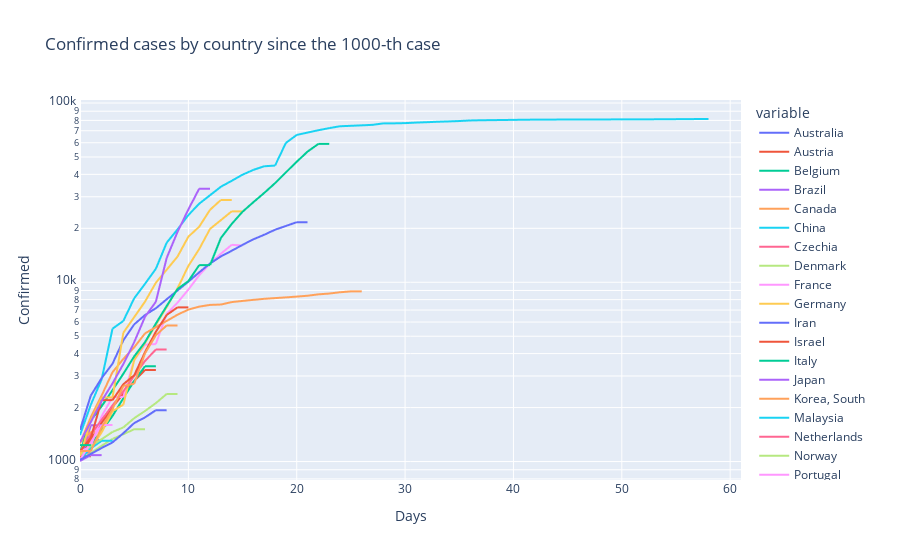

Source (notebook cell):
### Markdown cell above
## By country since X-th case

### Code cell
EPSILON = 1000

# Get first date with more than EPSILON confirmed
_a = (confirmed_df.fillna(0.0).ge(EPSILON)) 
dates_epsilon_ss = _a.loc[:, _a.any().values].idxmax()

rebalanced_df = pd.DataFrame(index = range(len(confirmed_df.index)))

for country in dates_epsilon_ss.index:
    
    # Get date since threshold is surpassed
    _date = dates_epsilon_ss.loc[country]
    
    # Get confirmed since that date
    _series = pd.Series(confirmed_df.loc[_date:, country].values)
    _series = _series.reindex(rebalanced_df.index)
    
    # Save
    rebalanced_df.loc[:, country] = _series

# Long format
rebalanced_df.index.name = 'Days'
rebalanced_df = rebalanced_df.reset_index()

rebalanced_df = rebalanced_df.melt(id_vars    = 'Days', 
                                   value_name = 'Confirmed')

px.line(rebalanced_df, x = 'Days', y = 'Confirmed', color = 'variable', 
        log_y=True, title = f'Confirmed cases by country since the {EPSILON}-th case')

### Figure 1 — Plotly figure (JSON) as saved in the notebook; plotly's stock layout.template omitted (floating-point values rounded to 4 significant figures)
{"data": [{"hoverlabel": {"namelength": 0}, "hovertemplate": "variable=Australia<br>Days=%{x}<br>Confirmed=%{y}", "legendgroup": "Australia", "line": {"color": "#636efa", "dash": "solid"}, "mode": "lines", "name": "Australia", "showlegend": true, "type": "scattergl", "x": [0, 1, 2, 3, 4, 5, 6, 7, 8, 9, 10, 11, 12, 13, 14, 15, 16, 17, 18, 19, 20, 21, 22, 23, 24, 25, 26, 27, 28, 29, 30, 31, 32, 33, 34, 35, 36, 37, 38, 39, 40, 41, 42, 43, 44, 45, 46, 47, 48, 49, 50, 51, 52, 53, 54, 55, 56, 57, 58, 59, 60, 61], "xaxis": "x", "y": [1071, 1314, 1314, null, null, null, null, null, null, null, null, null, null, null, null, null, null, null, null, null, null, null, null, null, null, null, null, null, null, null, null, null, null, null, null, null, null, null, null, null, null, null, null, null, null, null, null, null, null, null, null, null, null, null, null, null, null, null, null, null, null, null], "yaxis": "y"}, {"hoverlabel": {"namelength": 0}, "hovertemplate": "variable=Austria<br>Days=%{x}<br>Confirmed=%{y}", "legendgroup": "Austria", "line": {"color": "#EF553B", "dash": "solid"}, "mode": "lines", "name": "Austria", "showlegend": true, "type": "scattergl", "x": [0, 1, 2, 3, 4, 5, 6, 7, 8, 9, 10, 11, 12, 13, 14, 15, 16, 17, 18, 19, 20, 21, 22, 23, 24, 25, 26, 27, 28, 29, 30, 31, 32, 33, 34, 35, 36, 37, 38, 39, 40, 41, 42, 43, 44, 45, 46, 47, 48, 49, 50, 51, 52, 53, 54, 55, 56, 57, 58, 59, 60, 61], "xaxis": "x", "y": [1018, 1332, 1646, 2013, 2388, 2814, 3244, 3244, null, null, null, null, null, null, null, null, null, null, null, null, null, null, null, null, null, null, null, null, null, null, null, null, null, null, null, null, null, null, null, null, null, null, null, null, null, null, null, null, null, null, null, null, null, null, null, null, null, null, null, null, null, null], "yaxis": "y"}, {"hoverlabel": {"namelength": 0}, "hovertemplate": "variable=Belgium<br>Days=%{x}<br>Confirmed=%{y}", "legendgroup": "Belgium", "line": {"color": "#00cc96", "dash": "solid"}, "mode": "lines", "name": "Belgium", "showlegend": true, "type": "scattergl", "x": [0, 1, 2, 3, 4, 5, 6, 7, 8, 9, 10, 11, 12, 13, 14, 15, 16, 17, 18, 19, 20, 21, 22, 23, 24, 25, 26, 27, 28, 29, 30, 31, 32, 33, 34, 35, 36, 37, 38, 39, 40, 41, 42, 43, 44, 45, 46, 47, 48, 49, 50, 51, 52, 53, 54, 55, 56, 57, 58, 59, 60, 61], "xaxis": "x", "y": [1058, 1243, 1486, 1795, 2257, 2815, 3401, 3401, null, null, null, null, null, null, null, null, null, null, null, null, null, null, null, null, null, null, null, null, null, null, null, null, null, null, null, null, null, null, null, null, null, null, null, null, null, null, null, null, null, null, null, null, null, null, null, null, null, null, null, null, null, null], "yaxis": "y"}, {"hoverlabel": {"namelength": 0}, "hovertemplate": "variable=Brazil<br>Days=%{x}<br>Confirmed=%{y}", "legendgroup": "Brazil", "line": {"color": "#ab63fa", "dash": "solid"}, "mode": "lines", "name": "Brazil", "showlegend": true, "type": "scattergl", "x": [0, 1, 2, 3, 4, 5, 6, 7, 8, 9, 10, 11, 12, 13, 14, 15, 16, 17, 18, 19, 20, 21, 22, 23, 24, 25, 26, 27, 28, 29, 30, 31, 32, 33, 34, 35, 36, 37, 38, 39, 40, 41, 42, 43, 44, 45, 46, 47, 48, 49, 50, 51, 52, 53, 54, 55, 56, 57, 58, 59, 60, 61], "xaxis": "x", "y": [1021, 1593, 1593, null, null, null, null, null, null, null, null, null, null, null, null, null, null, null, null, null, null, null, null, null, null, null, null, null, null, null, null, null, null, null, null, null, null, null, null, null, null, null, null, null, null, null, null, null, null, null, null, null, null, null, null, null, null, null, null, null, null, null], "yaxis": "y"}, {"hoverlabel": {"namelength": 0}, "hovertemplate": "variable=Canada<br>Days=%{x}<br>Confirmed=%{y}", "legendgroup": "Canada", "line": {"color": "#FFA15A", "dash": "solid"}, "mode": "lines", "name": "Canada", "showlegend": true, "type": "scattergl", "x": [0, 1, 2, 3, 4, 5, 6, 7, 8, 9, 10, 11, 12, 13, 14, 15, 16, 17, 18, 19, 20, 21, 22, 23, 24, 25, 26, 27, 28, 29, 30, 31, 32, 33, 34, 35, 36, 37, 38, 39, 40, 41, 42, 43, 44, 45, 46, 47, 48, 49, 50, 51, 52, 53, 54, 55, 56, 57, 58, 59, 60, 61], "xaxis": "x", "y": [1278, 1465, 1470, null, null, null, null, null, null, null, null, null, null, null, null, null, null, null, null, null, null, null, null, null, null, null, null, null, null, null, null, null, null, null, null, null, null, null, null, null, null, null, null, null, null, null, null, null, null, null, null, null, null, null, null, null, null, null, null, null, null, null], "yaxis": "y"}, {"hoverlabel": {"namelength": 0}, "hovertemplate": "variable=China<br>Days=%{x}<br>Confirmed=%{y}", "legendgroup": "China", "line": {"color": "#19d3f3", "dash": "solid"}, "mode": "lines", "name": "China", "showlegend": true, "type": "scattergl", "x": [0, 1, 2, 3, 4, 5, 6, 7, 8, 9, 10, 11, 12, 13, 14, 15, 16, 17, 18, 19, 20, 21, 22, 23, 24, 25, 26, 27, 28, 29, 30, 31, 32, 33, 34, 35, 36, 37, 38, 39, 40, 41, 42, 43, 44, 45, 46, 47, 48, 49, 50, 51, 52, 53, 54, 55, 56, 57, 58, 59, 60, 61], "xaxis": "x", "y": [1406, 2075, 2877, 5509, 6087, 8141, 9802, 11891, 16630, 19716, 23707, 27440, 30587, 34110, 36814, 39829, 42354, 44386, 44759, 59895, 66358, 68413, 70513, 72434, 74211, 74619, 75077, 75550, 77001, 77022, 77241, 77754, 78166, 78600, 78928, 79356, 79932, 80136, 80261, 80386, 80537, 80690, 80770, 80823, 80860, 80887, 80921, 80932, 80945, 80977, 81003, 81033, 81058, 81102, 81156, 81250, 81305, 81397, 81439, null, null, null], "yaxis": "y"}, {"hoverlabel": {"namelength": 0}, "hovertemplate": "variable=Czechia<br>Days=%{x}<br>Confirmed=%{y}", "legendgroup": "Czechia", "line": {"color": "#FF6692", "dash": "solid"}, "mode": "lines", "name": "Czechia", "showlegend": true, "type": "scattergl", "x": [0, 1, 2, 3, 4, 5, 6, 7, 8, 9, 10, 11, 12, 13, 14, 15, 16, 17, 18, 19, 20, 21, 22, 23, 24, 25, 26, 27, 28, 29, 30, 31, 32, 33, 34, 35, 36, 37, 38, 39, 40, 41, 42, 43, 44, 45, 46, 47, 48, 49, 50, 51, 52, 53, 54, 55, 56, 57, 58, 59, 60, 61], "xaxis": "x", "y": [1120, 1120, null, null, null, null, null, null, null, null, null, null, null, null, null, null, null, null, null, null, null, null, null, null, null, null, null, null, null, null, null, null, null, null, null, null, null, null, null, null, null, null, null, null, null, null, null, null, null, null, null, null, null, null, null, null, null, null, null, null, null, null], "yaxis": "y"}, {"hoverlabel": {"namelength": 0}, "hovertemplate": "variable=Denmark<br>Days=%{x}<br>Confirmed=%{y}", "legendgroup": "Denmark", "line": {"color": "#B6E880", "dash": "solid"}, "mode": "lines", "name": "Denmark", "showlegend": true, "type": "scattergl", "x": [0, 1, 2, 3, 4, 5, 6, 7, 8, 9, 10, 11, 12, 13, 14, 15, 16, 17, 18, 19, 20, 21, 22, 23, 24, 25, 26, 27, 28, 29, 30, 31, 32, 33, 34, 35, 36, 37, 38, 39, 40, 41, 42, 43, 44, 45, 46, 47, 48, 49, 50, 51, 52, 53, 54, 55, 56, 57, 58, 59, 60, 61], "xaxis": "x", "y": [1025, 1116, 1225, 1337, 1420, 1514, 1514, null, null, null, null, null, null, null, null, null, null, null, null, null, null, null, null, null, null, null, null, null, null, null, null, null, null, null, null, null, null, null, null, null, null, null, null, null, null, null, null, null, null, null, null, null, null, null, null, null, null, null, null, null, null, null], "yaxis": "y"}, {"hoverlabel": {"namelength": 0}, "hovertemplate": "variable=France<br>Days=%{x}<br>Confirmed=%{y}", "legendgroup": "France", "line": {"color": "#FF97FF", "dash": "solid"}, "mode": "lines", "name": "France", "showlegend": true, "type": "scattergl", "x": [0, 1, 2, 3, 4, 5, 6, 7, 8, 9, 10, 11, 12, 13, 14, 15, 16, 17, 18, 19, 20, 21, 22, 23, 24, 25, 26, 27, 28, 29, 30, 31, 32, 33, 34, 35, 36, 37, 38, 39, 40, 41, 42, 43, 44, 45, 46, 47, 48, 49, 50, 51, 52, 53, 54, 55, 56, 57, 58, 59, 60, 61], "xaxis": "x", "y": [1134, 1217, 1792, 2290, 2290, 3678, 4487, 4523, 6668, 7699, 9105, 10947, 12726, 14431, 16176, 16044, null, null, null, null, null, null, null, null, null, null, null, null, null, null, null, null, null, null, null, null, null, null, null, null, null, null, null, null, null, null, null, null, null, null, null, null, null, null, null, null, null, null, null, null, null, null], "yaxis": "y"}, {"hoverlabel": {"namelength": 0}, "hovertemplate": "variable=Germany<br>Days=%{x}<br>Confirmed=%{y}", "legendgroup": "Germany", "line": {"color": "#FECB52", "dash": "solid"}, "mode": "lines", "name": "Germany", "showlegend": true, "type": "scattergl", "x": [0, 1, 2, 3, 4, 5, 6, 7, 8, 9, 10, 11, 12, 13, 14, 15, 16, 17, 18, 19, 20, 21, 22, 23, 24, 25, 26, 27, 28, 29, 30, 31, 32, 33, 34, 35, 36, 37, 38, 39, 40, 41, 42, 43, 44, 45, 46, 47, 48, 49, 50, 51, 52, 53, 54, 55, 56, 57, 58, 59, 60, 61], "xaxis": "x", "y": [1040, 1176, 1457, 1908, 2078, 3675, 4585, 5795, 7272, 9257, 12327, 15320, 19848, 22213, 24873, 24873, null, null, null, null, null, null, null, null, null, null, null, null, null, null, null, null, null, null, null, null, null, null, null, null, null, null, null, null, null, null, null, null, null, null, null, null, null, null, null, null, null, null, null, null, null, null], "yaxis": "y"}, {"hoverlabel": {"namelength": 0}, "hovertemplate": "variable=Iran<br>Days=%{x}<br>Confirmed=%{y}", "legendgroup": "Iran", "line": {"color": "#636efa", "dash": "solid"}, "mode": "lines", "name": "Iran", "showlegend": true, "type": "scattergl", "x": [0, 1, 2, 3, 4, 5, 6, 7, 8, 9, 10, 11, 12, 13, 14, 15, 16, 17, 18, 19, 20, 21, 22, 23, 24, 25, 26, 27, 28, 29, 30, 31, 32, 33, 34, 35, 36, 37, 38, 39, 40, 41, 42, 43, 44, 45, 46, 47, 48, 49, 50, 51, 52, 53, 54, 55, 56, 57, 58, 59, 60, 61], "xaxis": "x", "y": [1501, 2336, 2922, 3513, 4747, 5823, 6566, 7161, 8042, 9000, 10075, 11364, 12729, 13938, 14991, 16169, 17361, 18407, 19644, 20610, 21638, 21638, null, null, null, null, null, null, null, null, null, null, null, null, null, null, null, null, null, null, null, null, null, null, null, null, null, null, null, null, null, null, null, null, null, null, null, null, null, null, null, null], "yaxis": "y"}, {"hoverlabel": {"namelength": 0}, "hovertemplate": "variable=Israel<br>Days=%{x}<br>Confirmed=%{y}", "legendgroup": "Israel", "line": {"color": "#EF553B", "dash": "solid"}, "mode": "lines", "name": "Israel", "showlegend": true, "type": "scattergl", "x": [0, 1, 2, 3, 4, 5, 6, 7, 8, 9, 10, 11, 12, 13, 14, 15, 16, 17, 18, 19, 20, 21, 22, 23, 24, 25, 26, 27, 28, 29, 30, 31, 32, 33, 34, 35, 36, 37, 38, 39, 40, 41, 42, 43, 44, 45, 46, 47, 48, 49, 50, 51, 52, 53, 54, 55, 56, 57, 58, 59, 60, 61], "xaxis": "x", "y": [1071, 1071, null, null, null, null, null, null, null, null, null, null, null, null, null, null, null, null, null, null, null, null, null, null, null, null, null, null, null, null, null, null, null, null, null, null, null, null, null, null, null, null, null, null, null, null, null, null, null, null, null, null, null, null, null, null, null, null, null, null, null, null], "yaxis": "y"}, {"hoverlabel": {"namelength": 0}, "hovertemplate": "variable=Italy<br>Days=%{x}<br>Confirmed=%{y}", "legendgroup": "Italy", "line": {"color": "#00cc96", "dash": "solid"}, "mode": "lines", "name": "Italy", "showlegend": true, "type": "scattergl", "x": [0, 1, 2, 3, 4, 5, 6, 7, 8, 9, 10, 11, 12, 13, 14, 15, 16, 17, 18, 19, 20, 21, 22, 23, 24, 25, 26, 27, 28, 29, 30, 31, 32, 33, 34, 35, 36, 37, 38, 39, 40, 41, 42, 43, 44, 45, 46, 47, 48, 49, 50, 51, 52, 53, 54, 55, 56, 57, 58, 59, 60, 61], "xaxis": "x", "y": [1128, 1694, 2036, 2502, 3089, 3858, 4636, 5883, 7375, 9172, 10149, 12462, 12462, 17660, 21157, 24747, 27980, 31506, 35713, 41035, 47021, 53578, 59138, 59138, null, null, null, null, null, null, null, null, null, null, null, null, null, null, null, null, null, null, null, null, null, null, null, null, null, null, null, null, null, null, null, null, null, null, null, null, null, null], "yaxis": "y"}, {"hoverlabel": {"namelength": 0}, "hovertemplate": "variable=Japan<br>Days=%{x}<br>Confirmed=%{y}", "legendgroup": "Japan", "line": {"color": "#ab63fa", "dash": "solid"}, "mode": "lines", "name": "Japan", "showlegend": true, "type": "scattergl", "x": [0, 1, 2, 3, 4, 5, 6, 7, 8, 9, 10, 11, 12, 13, 14, 15, 16, 17, 18, 19, 20, 21, 22, 23, 24, 25, 26, 27, 28, 29, 30, 31, 32, 33, 34, 35, 36, 37, 38, 39, 40, 41, 42, 43, 44, 45, 46, 47, 48, 49, 50, 51, 52, 53, 54, 55, 56, 57, 58, 59, 60, 61], "xaxis": "x", "y": [1007, 1086, 1086, null, null, null, null, null, null, null, null, null, null, null, null, null, null, null, null, null, null, null, null, null, null, null, null, null, null, null, null, null, null, null, null, null, null, null, null, null, null, null, null, null, null, null, null, null, null, null, null, null, null, null, null, null, null, null, null, null, null, null], "yaxis": "y"}, {"hoverlabel": {"namelength": 0}, "hovertemplate": "variable=Korea, South<br>Days=%{x}<br>Confirmed=%{y}", "legendgroup": "Korea, South", "line": {"color": "#FFA15A", "dash": "solid"}, "mode": "lines", "name": "Korea, South", "showlegend": true, "type": "scattergl", "x": [0, 1, 2, 3, 4, 5, 6, 7, 8, 9, 10, 11, 12, 13, 14, 15, 16, 17, 18, 19, 20, 21, 22, 23, 24, 25, 26, 27, 28, 29, 30, 31, 32, 33, 34, 35, 36, 37, 38, 39, 40, 41, 42, 43, 44, 45, 46, 47, 48, 49, 50, 51, 52, 53, 54, 55, 56, 57, 58, 59, 60, 61], "xaxis": "x", "y": [1261, 1766, 2337, 3150, 3736, 4335, 5186, 5621, 6088, 6593, 7041, 7314, 7478, 7513, 7755, 7869, 7979, 8086, 8162, 8236, 8320, 8413, 8565, 8652, 8799, 8897, 8897, null, null, null, null, null, null, null, null, null, null, null, null, null, null, null, null, null, null, null, null, null, null, null, null, null, null, null, null, null, null, null, null, null, null, null], "yaxis": "y"}, {"hoverlabel": {"namelength": 0}, "hovertemplate": "variable=Malaysia<br>Days=%{x}<br>Confirmed=%{y}", "legendgroup": "Malaysia", "line": {"color": "#19d3f3", "dash": "solid"}, "mode": "lines", "name": "Malaysia", "showlegend": true, "type": "scattergl", "x": [0, 1, 2, 3, 4, 5, 6, 7, 8, 9, 10, 11, 12, 13, 14, 15, 16, 17, 18, 19, 20, 21, 22, 23, 24, 25, 26, 27, 28, 29, 30, 31, 32, 33, 34, 35, 36, 37, 38, 39, 40, 41, 42, 43, 44, 45, 46, 47, 48, 49, 50, 51, 52, 53, 54, 55, 56, 57, 58, 59, 60, 61], "xaxis": "x", "y": [1030, 1183, 1306, 1306, null, null, null, null, null, null, null, null, null, null, null, null, null, null, null, null, null, null, null, null, null, null, null, null, null, null, null, null, null, null, null, null, null, null, null, null, null, null, null, null, null, null, null, null, null, null, null, null, null, null, null, null, null, null, null, null, null, null], "yaxis": "y"}, {"hoverlabel": {"namelength": 0}, "hovertemplate": "variable=Netherlands<br>Days=%{x}<br>Confirmed=%{y}", "legendgroup": "Netherlands", "line": {"color": "#FF6692", "dash": "solid"}, "mode": "lines", "name": "Netherlands", "showlegend": true, "type": "scattergl", "x": [0, 1, 2, 3, 4, 5, 6, 7, 8, 9, 10, 11, 12, 13, 14, 15, 16, 17, 18, 19, 20, 21, 22, 23, 24, 25, 26, 27, 28, 29, 30, 31, 32, 33, 34, 35, 36, 37, 38, 39, 40, 41, 42, 43, 44, 45, 46, 47, 48, 49, 50, 51, 52, 53, 54, 55, 56, 57, 58, 59, 60, 61], "xaxis": "x", "y": [1138, 1416, 1711, 2058, 2467, 3003, 3640, 4216, 4216, null, null, null, null, null, null, null, null, null, null, null, null, null, null, null, null, null, null, null, null, null, null, null, null, null, null, null, null, null, null, null, null, null, null, null, null, null, null, null, null, null, null, null, null, null, null, null, null, null, null, null, null, null], "yaxis": "y"}, {"hoverlabel": {"namelength": 0}, "hovertemplate": "variable=Norway<br>Days=%{x}<br>Confirmed=%{y}", "legendgroup": "Norway", "line": {"color": "#B6E880", "dash": "solid"}, "mode": "lines", "name": "Norway", "showlegend": true, "type": "scattergl", "x": [0, 1, 2, 3, 4, 5, 6, 7, 8, 9, 10, 11, 12, 13, 14, 15, 16, 17, 18, 19, 20, 21, 22, 23, 24, 25, 26, 27, 28, 29, 30, 31, 32, 33, 34, 35, 36, 37, 38, 39, 40, 41, 42, 43, 44, 45, 46, 47, 48, 49, 50, 51, 52, 53, 54, 55, 56, 57, 58, 59, 60, 61], "xaxis": "x", "y": [1090, 1221, 1333, 1463, 1550, 1746, 1914, 2118, 2383, 2383, null, null, null, null, null, null, null, null, null, null, null, null, null, null, null, null, null, null, null, null, null, null, null, null, null, null, null, null, null, null, null, null, null, null, null, null, null, null, null, null, null, null, null, null, null, null, null, null, null, null, null, null], "yaxis": "y"}, {"hoverlabel": {"namelength": 0}, "hovertemplate": "variable=Portugal<br>Days=%{x}<br>Confirmed=%{y}", "legendgroup": "Portugal", "line": {"color": "#FF97FF", "dash": "solid"}, "mode": "lines", "name": "Portugal", "showlegend": true, "type": "scattergl", "x": [0, 1, 2, 3, 4, 5, 6, 7, 8, 9, 10, 11, 12, 13, 14, 15, 16, 17, 18, 19, 20, 21, 22, 23, 24, 25, 26, 27, 28, 29, 30, 31, 32, 33, 34, 35, 36, 37, 38, 39, 40, 41, 42, 43, 44, 45, 46, 47, 48, 49, 50, 51, 52, 53, 54, 55, 56, 57, 58, 59, 60, 61], "xaxis": "x", "y": [1020, 1280, 1600, 1600, null, null, null, null, null, null, null, null, null, null, null, null, null, null, null, null, null, null, null, null, null, null, null, null, null, null, null, null, null, null, null, null, null, null, null, null, null, null, null, null, null, null, null, null, null, null, null, null, null, null, null, null, null, null, null, null, null, null], "yaxis": "y"}, {"hoverlabel": {"namelength": 0}, "hovertemplate": "variable=Spain<br>Days=%{x}<br>Confirmed=%{y}", "legendgroup": "Spain", "line": {"color": "#FECB52", "dash": "solid"}, "mode": "lines", "name": "Spain", "showlegend": true, "type": "scattergl", "x": [0, 1, 2, 3, 4, 5, 6, 7, 8, 9, 10, 11, 12, 13, 14, 15, 16, 17, 18, 19, 20, 21, 22, 23, 24, 25, 26, 27, 28, 29, 30, 31, 32, 33, 34, 35, 36, 37, 38, 39, 40, 41, 42, 43, 44, 45, 46, 47, 48, 49, 50, 51, 52, 53, 54, 55, 56, 57, 58, 59, 60, 61], "xaxis": "x", "y": [1073, 1695, 2277, 2277, 5232, 6391, 7798, 9942, 11748, 13910, 17963, 20410, 25374, 28768, 28768, null, null, null, null, null, null, null, null, null, null, null, null, null, null, null, null, null, null, null, null, null, null, null, null, null, null, null, null, null, null, null, null, null, null, null, null, null, null, null, null, null, null, null, null, null, null, null], "yaxis": "y"}, {"hoverlabel": {"namelength": 0}, "hovertemplate": "variable=Sweden<br>Days=%{x}<br>Confirmed=%{y}", "legendgroup": "Sweden", "line": {"color": "#636efa", "dash": "solid"}, "mode": "lines", "name": "Sweden", "showlegend": true, "type": "scattergl", "x": [0, 1, 2, 3, 4, 5, 6, 7, 8, 9, 10, 11, 12, 13, 14, 15, 16, 17, 18, 19, 20, 21, 22, 23, 24, 25, 26, 27, 28, 29, 30, 31, 32, 33, 34, 35, 36, 37, 38, 39, 40, 41, 42, 43, 44, 45, 46, 47, 48, 49, 50, 51, 52, 53, 54, 55, 56, 57, 58, 59, 60, 61], "xaxis": "x", "y": [1022, 1103, 1190, 1279, 1439, 1639, 1763, 1934, 1934, null, null, null, null, null, null, null, null, null, null, null, null, null, null, null, null, null, null, null, null, null, null, null, null, null, null, null, null, null, null, null, null, null, null, null, null, null, null, null, null, null, null, null, null, null, null, null, null, null, null, null, null, null], "yaxis": "y"}, {"hoverlabel": {"namelength": 0}, "hovertemplate": "variable=Switzerland<br>Days=%{x}<br>Confirmed=%{y}", "legendgroup": "Switzerland", "line": {"color": "#EF553B", "dash": "solid"}, "mode": "lines", "name": "Switzerland", "showlegend": true, "type": "scattergl", "x": [0, 1, 2, 3, 4, 5, 6, 7, 8, 9, 10, 11, 12, 13, 14, 15, 16, 17, 18, 19, 20, 21, 22, 23, 24, 25, 26, 27, 28, 29, 30, 31, 32, 33, 34, 35, 36, 37, 38, 39, 40, 41, 42, 43, 44, 45, 46, 47, 48, 49, 50, 51, 52, 53, 54, 55, 56, 57, 58, 59, 60, 61], "xaxis": "x", "y": [1139, 1359, 2200, 2200, 2700, 3028, 4075, 5294, 6575, 7245, 7245, null, null, null, null, null, null, null, null, null, null, null, null, null, null, null, null, null, null, null, null, null, null, null, null, null, null, null, null, null, null, null, null, null, null, null, null, null, null, null, null, null, null, null, null, null, null, null, null, null, null, null], "yaxis": "y"}, {"hoverlabel": {"namelength": 0}, "hovertemplate": "variable=Turkey<br>Days=%{x}<br>Confirmed=%{y}", "legendgroup": "Turkey", "line": {"color": "#00cc96", "dash": "solid"}, "mode": "lines", "name": "Turkey", "showlegend": true, "type": "scattergl", "x": [0, 1, 2, 3, 4, 5, 6, 7, 8, 9, 10, 11, 12, 13, 14, 15, 16, 17, 18, 19, 20, 21, 22, 23, 24, 25, 26, 27, 28, 29, 30, 31, 32, 33, 34, 35, 36, 37, 38, 39, 40, 41, 42, 43, 44, 45, 46, 47, 48, 49, 50, 51, 52, 53, 54, 55, 56, 57, 58, 59, 60, 61], "xaxis": "x", "y": [1236, 1236, null, null, null, null, null, null, null, null, null, null, null, null, null, null, null, null, null, null, null, null, null, null, null, null, null, null, null, null, null, null, null, null, null, null, null, null, null, null, null, null, null, null, null, null, null, null, null, null, null, null, null, null, null, null, null, null, null, null, null, null], "yaxis": "y"}, {"hoverlabel": {"namelength": 0}, "hovertemplate": "variable=US<br>Days=%{x}<br>Confirmed=%{y}", "legendgroup": "US", "line": {"color": "#ab63fa", "dash": "solid"}, "mode": "lines", "name": "US", "showlegend": true, "type": "scattergl", "x": [0, 1, 2, 3, 4, 5, 6, 7, 8, 9, 10, 11, 12, 13, 14, 15, 16, 17, 18, 19, 20, 21, 22, 23, 24, 25, 26, 27, 28, 29, 30, 31, 32, 33, 34, 35, 36, 37, 38, 39, 40, 41, 42, 43, 44, 45, 46, 47, 48, 49, 50, 51, 52, 53, 54, 55, 56, 57, 58, 59, 60, 61], "xaxis": "x", "y": [1281, 1663, 2179, 2727, 3499, 4632, 6421, 7783, 13677, 19100, 25489, 33272, 33276, null, null, null, null, null, null, null, null, null, null, null, null, null, null, null, null, null, null, null, null, null, null, null, null, null, null, null, null, null, null, null, null, null, null, null, null, null, null, null, null, null, null, null, null, null, null, null, null, null], "yaxis": "y"}, {"hoverlabel": {"namelength": 0}, "hovertemplate": "variable=United Kingdom<br>Days=%{x}<br>Confirmed=%{y}", "legendgroup": "United Kingdom", "line": {"color": "#FFA15A", "dash": "solid"}, "mode": "lines", "name": "United Kingdom", "showlegend": true, "type": "scattergl", "x": [0, 1, 2, 3, 4, 5, 6, 7, 8, 9, 10, 11, 12, 13, 14, 15, 16, 17, 18, 19, 20, 21, 22, 23, 24, 25, 26, 27, 28, 29, 30, 31, 32, 33, 34, 35, 36, 37, 38, 39, 40, 41, 42, 43, 44, 45, 46, 47, 48, 49, 50, 51, 52, 53, 54, 55, 56, 57, 58, 59, 60, 61], "xaxis": "x", "y": [1144, 1145, 1551, 1960, 2642, 2716, 4014, 5067, 5741, 5741, null, null, null, null, null, null, null, null, null, null, null, null, null, null, null, null, null, null, null, null, null, null, null, null, null, null, null, null, null, null, null, null, null, null, null, null, null, null, null, null, null, null, null, null, null, null, null, null, null, null, null, null], "yaxis": "y"}], "layout": {"legend": {"title": {"text": "variable"}, "tracegroupgap": 0}, "title": {"text": "Confirmed cases by country since the 1000-th case"}, "xaxis": {"anchor": "y", "domain": [0, 1], "title": {"text": "Days"}}, "yaxis": {"anchor": "x", "domain": [0, 1], "title": {"text": "Confirmed"}, "type": "log"}}}
